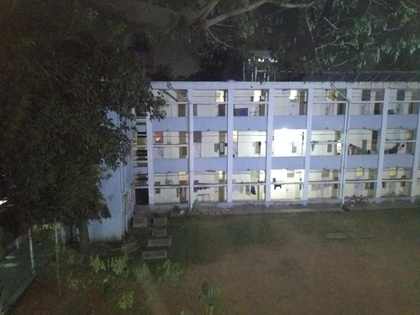
%> input picture assignment_2/Q4/input/ground/1.JPG, 420 x 315 px, shrunk from 1040 x 780 before the run
$ octave myMainScript.m   (GNU Octave 9; MATLAB toolbox functions it lacks are replaced by stand-ins)
%> lines starting %> are read from the running program, lines starting %| are printed output that depends on the picture
%% MyMainScript

tic;
%% Your code here

% Firstly, the second image is set as base image
% We then find homography using RANSAC between feature points of the first and second
% image, and the third and second images (if num_images = 3).
% Once these are obtained image warping is done on a plane image by inverse
% mapping from I1 and I3 (possibly), and RGB values are averaged in points of overlap,
% leaving all other points as zero to construct the final image.

% Uncomment required task below:
% task = 'hill'; num_images = 3; thresh = 0.2;
task = 'ledge'; num_images = 3; thresh = 2;
% [4 lines of commented-out code are left out]

rgb1 = im2double(imread(strcat('../input/',task,'/1.JPG')));
rgb2 = im2double(imread(strcat('../input/',task,'/2.JPG')));
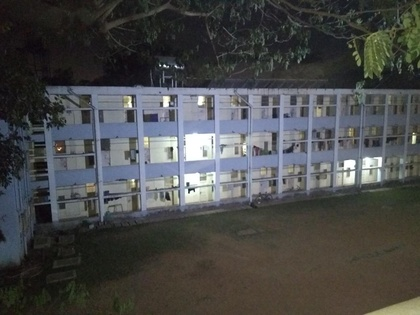
%> input picture assignment_2/Q4/input/ground/2.JPG, 420 x 315 px, shrunk from 1040 x 780 before the run

img1 = rgb2gray(rgb1);
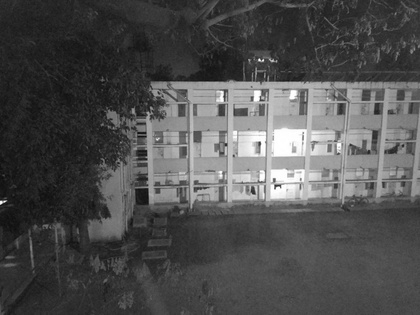
%> img1: size 315x420 double; min 0.0523, max 1, mean 0.312
img2 = rgb2gray(rgb2);
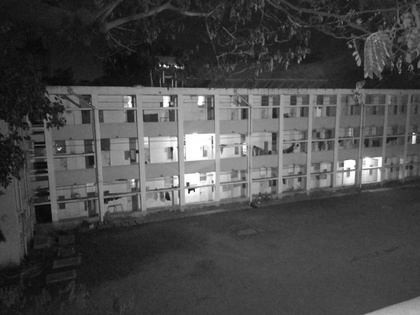
%> img2: size 315x420 double; min 0.0232, max 1, mean 0.287

[h,w] = size(img1);
%> h = 315; w = 420
output_img = zeros(3*h,3*w,3);

%> (the run ends here)
